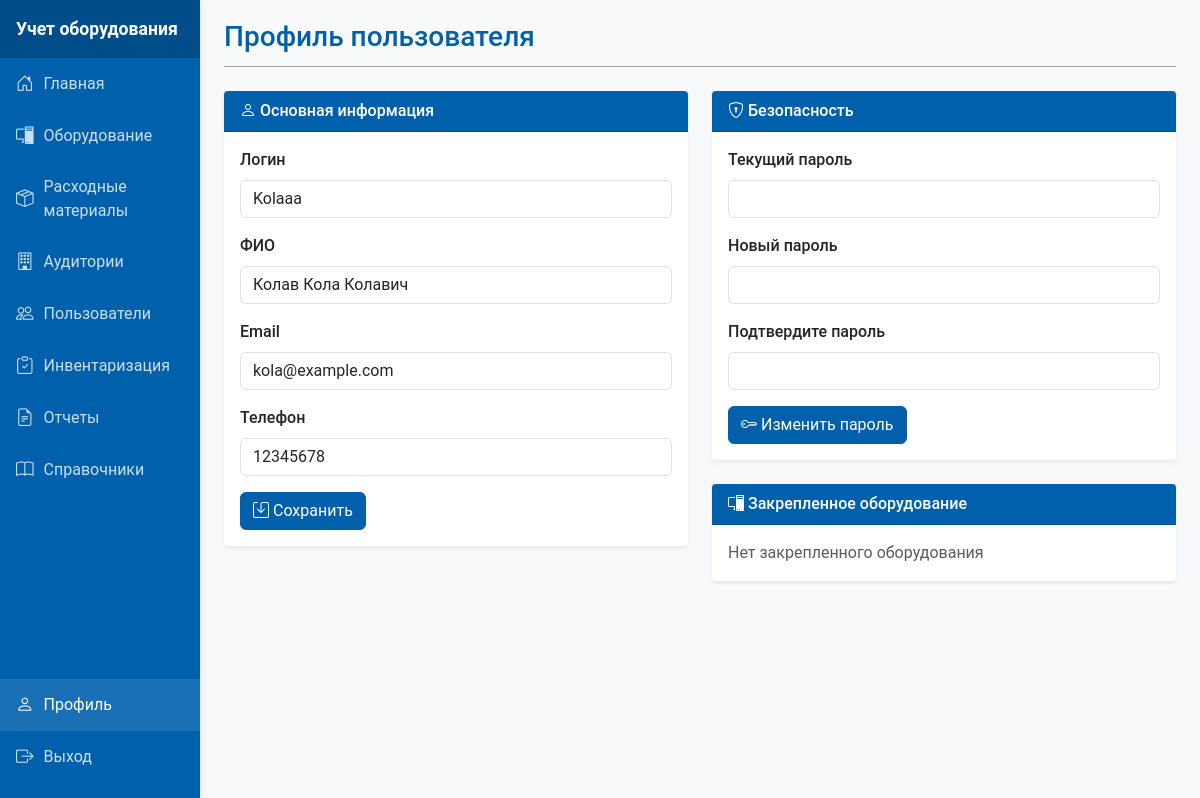
The app's page /profile.php (signed in) with its own data.
### tables this page shows
CREATE TABLE `users` (
  `id` int NOT NULL,
  `username` varchar(50) NOT NULL,
  `password` varchar(255) NOT NULL,
  `role` enum('admin','teacher','employee') NOT NULL,
  `email` varchar(100) DEFAULT NULL,
  `last_name` varchar(50) NOT NULL,
  `first_name` varchar(50) DEFAULT NULL,
  `middle_name` varchar(50) DEFAULT NULL,
  `phone` varchar(20) DEFAULT NULL,
  `address` text,
  `created_at` timestamp NULL DEFAULT CURRENT_TIMESTAMP,
  `updated_at` timestamp NULL DEFAULT CURRENT_TIMESTAMP ON UPDATE CURRENT_TIMESTAMP
);

### models/User.php (called while the page is built, shortened)
<?php
class User {
    private $conn;
    private $table = 'users';
    public function __construct($db) {
        $this->conn = $db;
    }
    public function getById($id) {
        try {
            $query = "SELECT * FROM {$this->table} WHERE id = ? LIMIT 1";
            $stmt = $this->conn->prepare($query);
            $stmt->execute([$id]);
            $row = $stmt->fetch(PDO::FETCH_ASSOC);
            if($row) {
                $this->id = $row['id'];
                $this->username = $row['username'];
                $this->email = $row['email'];
                $this->last_name = $row['last_name'];
                $this->first_name = $row['first_name'];
                $this->middle_name = $row['middle_name'];
                $this->phone = $row['phone'];
                return true;
            }
            return false;
        } catch (PDOException $e) {
            error_log("Ошибка в запросе User::getById - " . $e->getMessage());
            return false;
        }
    }
}
?>

### models/Equipment.php (called while the page is built, shortened)
<?php
class Equipment {
    private $conn;
    private $table = 'equipment';
    public function __construct($db) {
        $this->conn = $db;
    }
    public function getByResponsibleUser($user_id) {
        $query = "SELECT e.id, e.name, e.inventory_number, s.name as status_name
                  FROM {$this->table} e
                  JOIN reference_items s ON e.status_id = s.id AND s.type = 'status'
                  WHERE e.responsible_user_id = :user_id
                  ORDER BY e.name";
        $stmt = $this->conn->prepare($query);
        $stmt->bindParam(':user_id', $user_id);
        $stmt->execute();
        return $stmt;
    }
}

### profile.php (the view, shortened to what this page needs)
<?php
require_once 'includes/header.php';
require_once 'models/User.php';
require_once 'models/Equipment.php';
$db = (new Database())->connect();
$user = new User($db);
$user->getById($_SESSION['user_id']);
?>
<div class="content-header">
    <h1 class="content-title">Профиль пользователя</h1>
</div>
<div class="row">
    <div class="col-md-6">
        <div class="card">
            <div class="card-header">
                <i class="bi bi-person"></i> Основная информация
            </div>
            <div class="card-body">
                <form method="POST">
                    <div class="mb-3">
                        <label class="form-label">Логин</label>
                        <input type="text" class="form-control" value="<?= htmlspecialchars($user->username ?? '') ?>" readonly>
                    </div>
                    <div class="mb-3">
                        <label class="form-label">ФИО</label>
                        <input type="text" class="form-control"
                               value="<?= htmlspecialchars(trim(($user->last_name ?? '') . ' ' . ($user->first_name ?? '') . ' ' . ($user->middle_name ?? ''))) ?>" readonly>
                    </div>
                    <div class="mb-3">
                        <label for="email" class="form-label">Email</label>
                        <input type="email" class="form-control" id="email" name="email"
                               value="<?= htmlspecialchars($user->email ?? '') ?>">
                    </div>
                    <div class="mb-3">
                        <label for="phone" class="form-label">Телефон</label>
                        <input type="tel" class="form-control" id="phone" name="phone"
                               value="<?= htmlspecialchars($user->phone ?? '') ?>">
                    </div>
                    <button type="submit" class="btn btn-primary">
                        <i class="bi bi-save"></i> Сохранить
                    </button>
                </form>
            </div>
        </div>
    </div>
    <div class="col-md-6">
        <div class="card">
            <div class="card-header">
                <i class="bi bi-shield-lock"></i> Безопасность
            </div>
            <div class="card-body">
                <form method="POST">
                    <div class="mb-3">
                        <label for="current_password" class="form-label">Текущий пароль</label>
                        <input type="password" class="form-control" id="current_password" name="current_password" required>
                    </div>
                    <div class="mb-3">
                        <label for="new_password" class="form-label">Новый пароль</label>
                        <input type="password" class="form-control" id="new_password" name="new_password" required>
                    </div>
                    <div class="mb-3">
                        <label for="confirm_password" class="form-label">Подтвердите пароль</label>
                        <input type="password" class="form-control" id="confirm_password" name="confirm_password" required>
                    </div>
                    <button type="submit" class="btn btn-primary">
                        <i class="bi bi-key"></i> Изменить пароль
                    </button>
                </form>
            </div>
        </div>
        <div class="card mt-4">
            <div class="card-header">
                <i class="bi bi-pc-display"></i> Закрепленное оборудование
            </div>
            <div class="card-body">
                <?php
                if (isset($user->id) && !empty($user->id)) {
                    $equipment = new Equipment($db);
                    $assigned_equipment = $equipment->getByResponsibleUser($user->id);
                    if ($assigned_equipment && $assigned_equipment->rowCount() > 0):
                    ?>
                        <div class="list-group">
                            <?php while($row = $assigned_equipment->fetch(PDO::FETCH_ASSOC)): ?>
                            <a href="/UP/templates/equipment/view.php?id=<?= $row['id'] ?>" class="list-group-item list-group-item-action">
                                <div class="d-flex w-100 justify-content-between">
                                    <h6 class="mb-1"><?= htmlspecialchars($row['name'] ?? 'Нет данных') ?></h6>
                                    <small><?= htmlspecialchars($row['inventory_number'] ?? 'Б/Н') ?></small>
                                </div>
                                <small class="text-muted">Статус:
                                    <span class="badge bg-<?=
                                        isset($row['status_name']) && $row['status_name'] === 'На ремонте' ? 'warning' :
                                        (isset($row['status_name']) && $row['status_name'] === 'Сломано' ? 'danger' : 'success')
                                    ?>">
                                        <?= htmlspecialchars($row['status_name'] ?? 'Не указан') ?>
                                    </span>
                                </small>
                            </a>
                            <?php endwhile; ?>
                        </div>
                    <?php else: ?>
                        <p class="text-muted mb-0">Нет закрепленного оборудования</p>
                    <?php endif;
                } else {
                    echo '<p class="text-muted mb-0">Необходимо авторизоваться для просмотра оборудования</p>';
                }
                ?>
            </div>
        </div>
    </div>
</div>
<?php require_once 'includes/footer.php'; ?>

### assets/css/style.css (style rules this page uses)
:root { --primary: #0060AC; --secondary: #E41613; --light-gray: #9EA1A2; --dark-gray: #666; --light: #f8f9fa; --white: #fff; }
body { font-family: 'Roboto', Arial, sans-serif; background-color: var(--light); }
.content-header { margin-bottom: 1.5rem; border-bottom: 1px solid var(--light-gray); padding-bottom: 0.5rem; }
.content-title { font-size: 1.75rem; margin-bottom: 0.25rem; font-weight: 500; color: var(--primary); }
.card { box-shadow: 0 0.125rem 0.25rem rgba(0, 0, 0, 0.075); border-radius: 0.25rem; margin-bottom: 1.5rem; border: none; }
.card-header { background-color: var(--primary); font-weight: 500; color: var(--white); border-radius: 0.25rem 0.25rem 0 0 !important; }
.form-label { font-weight: 500; }
.btn-primary { background-color: var(--primary); border-color: var(--primary); }

### records on screen
users: username "Kolaaa", last_name+first_name+middle_name "Колав Кола Колавич", email "kola@example.com", phone "12345678"
